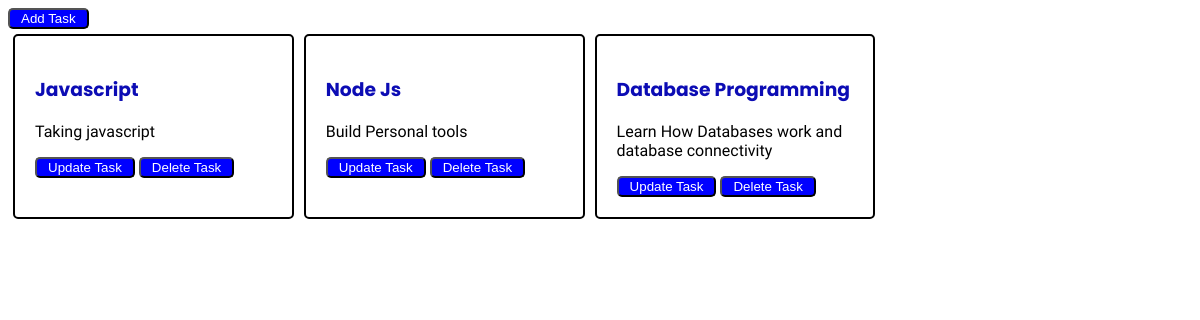
Before: /todo/tasks/ with the older database file.
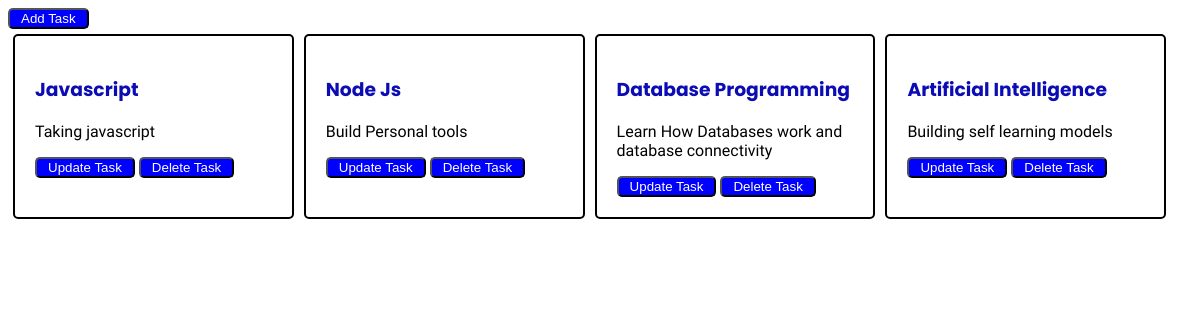
After: the same page with the newer database file.
### todo_app/models.py (models this page shows, shortened)
class Task(models.Model):
    task_name = models.CharField(max_length=30 ,default='', blank=False)
    description = models.CharField(max_length=100 ,default='', blank=True)

### todo_app/views.py (the view)
# urls.py: path("tasks/", views.tasks_page, name="tasks"),
def tasks_page(request):
    tasks = Task.objects.all()
    return render(request, 'tasks.html', {
        'tasks': tasks
    })

### todo_app/templates/tasks.html (shortened to what this page needs)
<!doctype html>
<html lang="en">
  <head>
    {% load static %}
  </head>
  <body>
    <button>
      <a href="{% url 'index'%}">Add Task</a>
    </button>
    <div class="task_items">
      {% for task in tasks %}
      <div class="task_card">
        <h3>{{ task.task_name }}</h3>
        <p>{{ task.description }}</p>
        <div class="myButtons">
          <button>
            <a href="{% url 'update_task' task.id %}">Update Task</a>
          </button>
          <button>
            <a
              href="{% url 'delete_task' task.id %}"
              onclick="return confirm('Do you want to Delete?');"
              >Delete Task</a
            >
          </button>
        </div>
      </div>
      {% endfor %}
    </div>
  </body>
</html>

Changed rows visible on the page:
added Task: task_name "Artificial Intelligence", description "Building self learning models"
